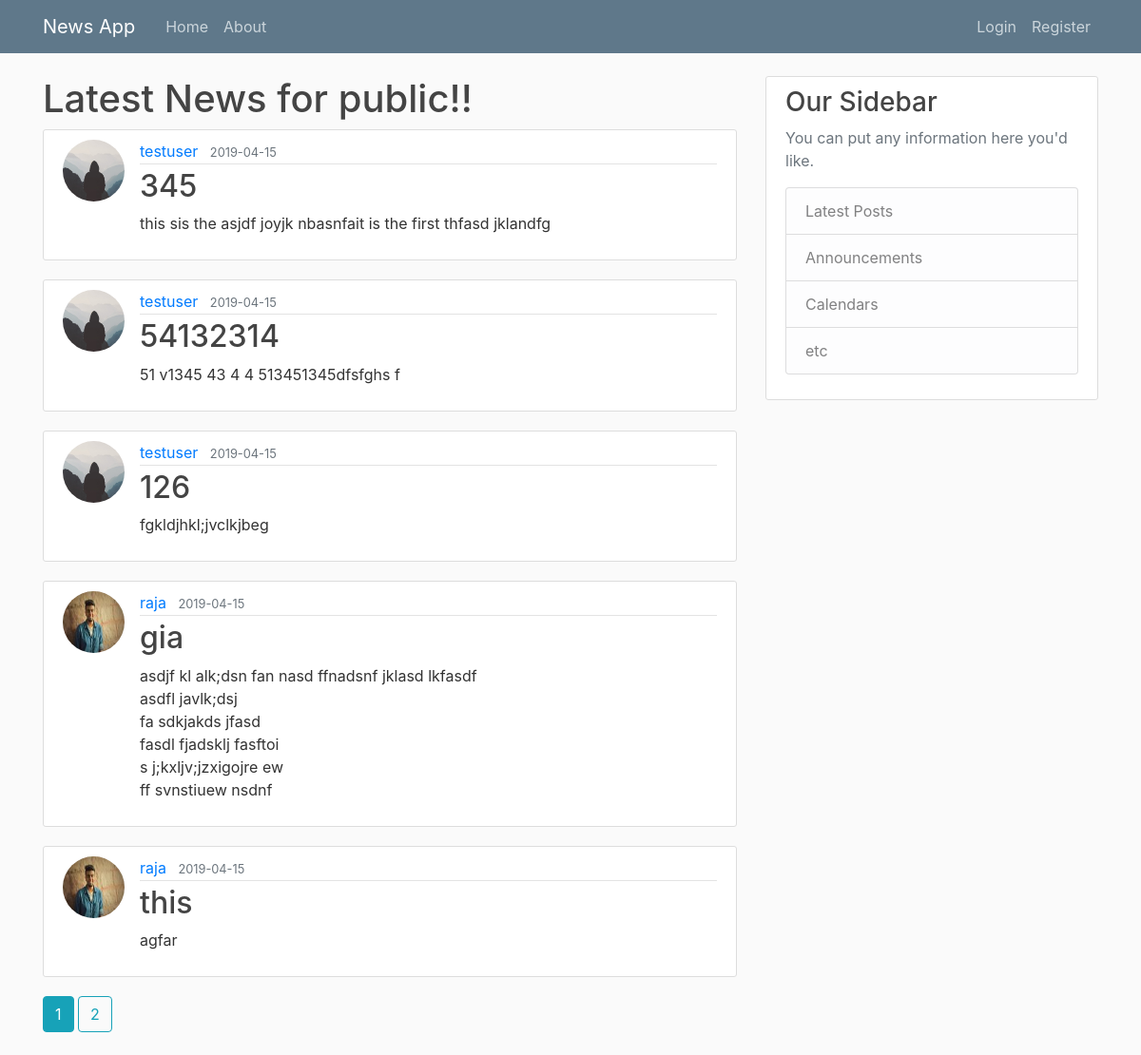
Page /home on the earlier database version.
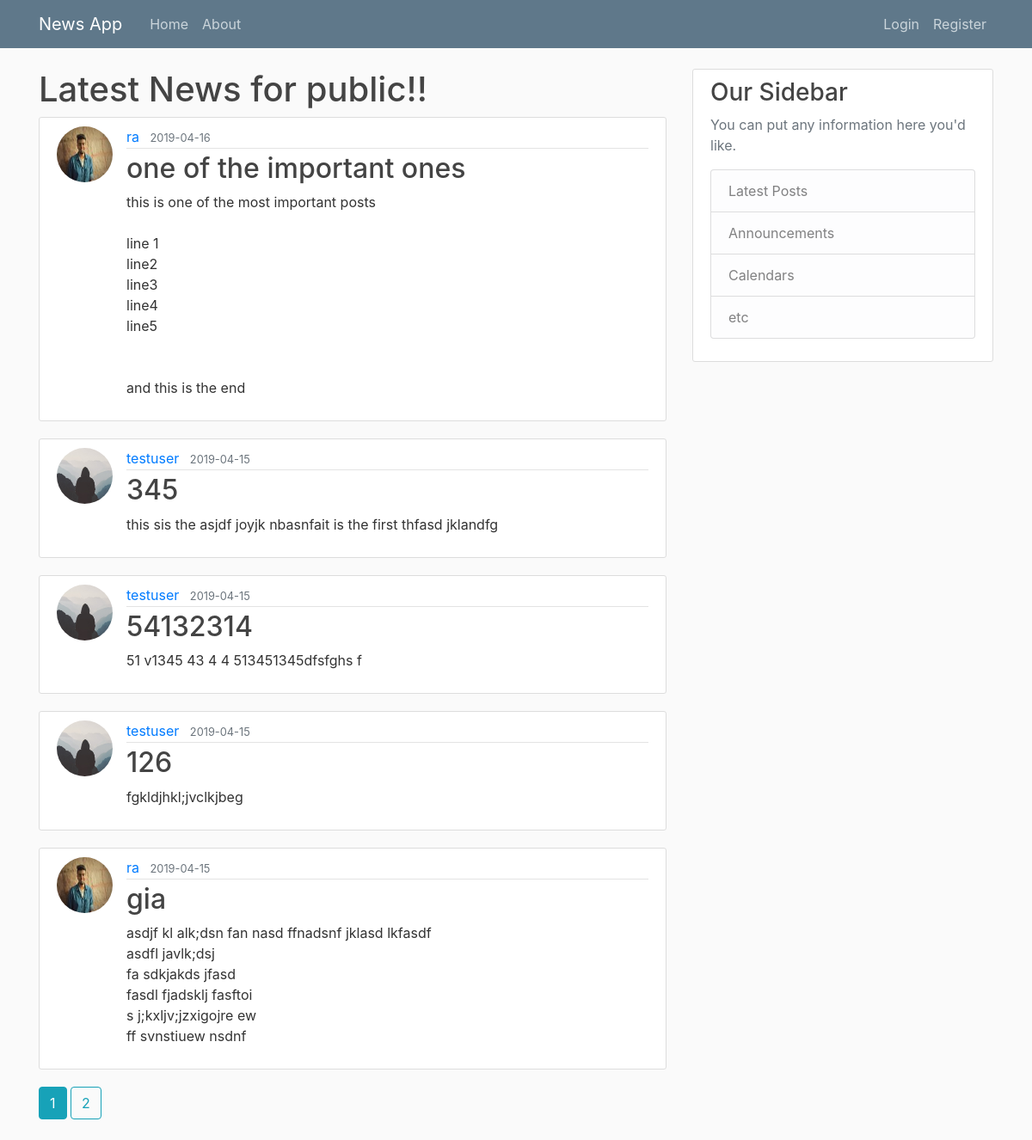
Same page on the later database version.
### flaskblog/models.py (models this page shows, shortened)
class Post(db.Model):
    id = db.Column(db.Integer, primary_key=True)
    title = db.Column(db.String(100), nullable=False)
    date_posted = db.Column(db.DateTime, nullable=False,
                            default=datetime.utcnow)
    content = db.Column(db.Text, nullable=False)
    user_id = db.Column(db.Integer, db.ForeignKey('user.id'), nullable=False)

class User(db.Model, UserMixin):
    id = db.Column(db.Integer, primary_key=True)
    username = db.Column(db.String(20), unique=True, nullable=False)
    email = db.Column(db.String(120), unique=True, nullable=False)
    image_file = db.Column(db.String(20), nullable=False,
                           default='default.jpg')
    password = db.Column(db.String(60), nullable=False)
    posts = db.relationship('Post', backref='author', lazy=True)

### flaskblog/main/routes.py (the view)
@main.route("/")
@main.route("/home")
def home():
    page = request.args.get('page', 1, type=int)
    posts = Post.query.order_by(
        Post.date_posted.desc()).paginate(page=page, per_page=5)
    return render_template('home.html', posts=posts)

### flaskblog/templates/home.html
{% extends "layout.html" %} {% block content %}
<h1>Latest News for public!!</h1>
{% for post in posts.items %}
<article class="media content-section">
  <img
    src="{{ url_for('static',filename='profile_pics/' + post.author.image_file) }}"
    alt=""
    class="rounded-circle article-img"
  />
  <div class="media-body">
    <div class="article-metadata">
      <a class="mr-2" href="{{ url_for('users.user_posts', username=post.author.username) }}">{{ post.author.username }}</a>
      <small class="text-muted">{{
        post.date_posted.strftime("%Y-%m-%d")
      }}</small>
    </div>
    <h2>
      <a class="article-title" href="{{ url_for('posts.post',post_id=post.id) }}">{{
        post.title
      }}</a>
    </h2>
    <p class="article-content">{{ post.content }}</p>
  </div>
</article>
{% endfor %}
{% for page_num in posts.iter_pages(left_edge=1, right_edge=1, left_current=1, right_current=2) %}
  {% if page_num %}
    {% if posts.page == page_num %}
      <a class='btn btn-info mb-4' href="{{ url_for('main.home',page=page_num)}}">{{ page_num }}</a>
    {% else %}
      <a class='btn btn-outline-info mb-4' href="{{ url_for('main.home',page=page_num)}}">{{ page_num }}</a>
    {% endif %}
  {% else %}
  ...
  {% endif %}
{% endfor %}
{% endblock content %}

### flaskblog/templates/layout.html (shortened to what this page needs)
<!DOCTYPE html>
<html>
  <head>
    <link
      rel="stylesheet"
      href="https://stackpath.bootstrapcdn.com/bootstrap/4.3.1/css/bootstrap.min.css"
    />
    <link rel="stylesheet" type="text/css" href="{{ url_for('static',filename='main.css') }}">
  </head>
  <body>
    <header class="site-header">
      <nav class="navbar navbar-expand-md navbar-dark bg-steel fixed-top">
        <div class="container">
          <a class="navbar-brand mr-4" href="/">News App</a>
          <div class="collapse navbar-collapse" id="navbarToggle">
            <div class="navbar-nav mr-auto">
              <a class="nav-item nav-link" href="{{ url_for('main.home')}}">Home</a>
              <a class="nav-item nav-link" href="{{ url_for('main.about') }}">About</a>
            </div>
            <div class="navbar-nav">
              {% if current_user.is_authenticated %}
              <a class="nav-item nav-link" href="{{ url_for('posts.new_post') }}">New Post</a>
              <a class="nav-item nav-link" href="{{ url_for('users.account') }}">Account</a>
              <a class="nav-item nav-link" href="{{ url_for('users.register') }}">Register</a>
              <a class="nav-item nav-link" href="{{ url_for('users.logout') }}">Logout</a>
              {% else %}
                <a class="nav-item nav-link" href="{{ url_for('users.login') }}">Login</a>
                <a class="nav-item nav-link" href="{{ url_for('users.register') }}">Register</a>
              {% endif %}
            </div>
          </div>
        </div>
      </nav>
    </header>
    <main role="main" class="container">
      <div class="row">
        <div class="col-md-8">
          {% block content %}{% endblock %}
        </div>
        <div class="col-md-4">
          <div class="content-section">
            <h3>Our Sidebar</h3>
            <p class='text-muted'>You can put any information here you'd like.
              <ul class="list-group">
                <li class="list-group-item list-group-item-light">Latest Posts</li>
                <li class="list-group-item list-group-item-light">Announcements</li>
                <li class="list-group-item list-group-item-light">Calendars</li>
                <li class="list-group-item list-group-item-light">etc</li>
              </ul>
            </p>
          </div>
        </div>
      </div>
    </main>
  </body>
</html>

### flaskblog/static/main.css (style rules this page uses)
body { background: #fafafa; color: #333333; margin-top: 5rem; }
h1, h2, h3, h4, h5, h6 { color: #444444; }
.bg-steel { background-color: #5f788a; }
.site-header .navbar-nav .nav-link { color: #cbd5db; }
.content-section { background: #ffffff; padding: 10px 20px; border: 1px solid #dddddd; border-radius: 3px; margin-bottom: 20px; }
.article-title { color: #444444; }
.article-content { white-space: pre-line; }
.article-img { height: 65px; width: 65px; margin-right: 16px; }
.article-metadata { padding-bottom: 1px; margin-bottom: 4px; border-bottom: 1px solid #e3e3e3 }

Differences in the rows shown:
no longer on this page (row unchanged): Post: image_file (picture), author.username "raja", date_posted "2019-04-15", title "this", content "agfar"
added Post: image_file (picture), author.username "ra", date_posted "2019-04-16", title "one of the important ones", content "this is one of the most important posts line 1 line2 line3 line4 line5 and this is the end"
changed through a linked row, Post "gia": author.username "raja" → "ra"
